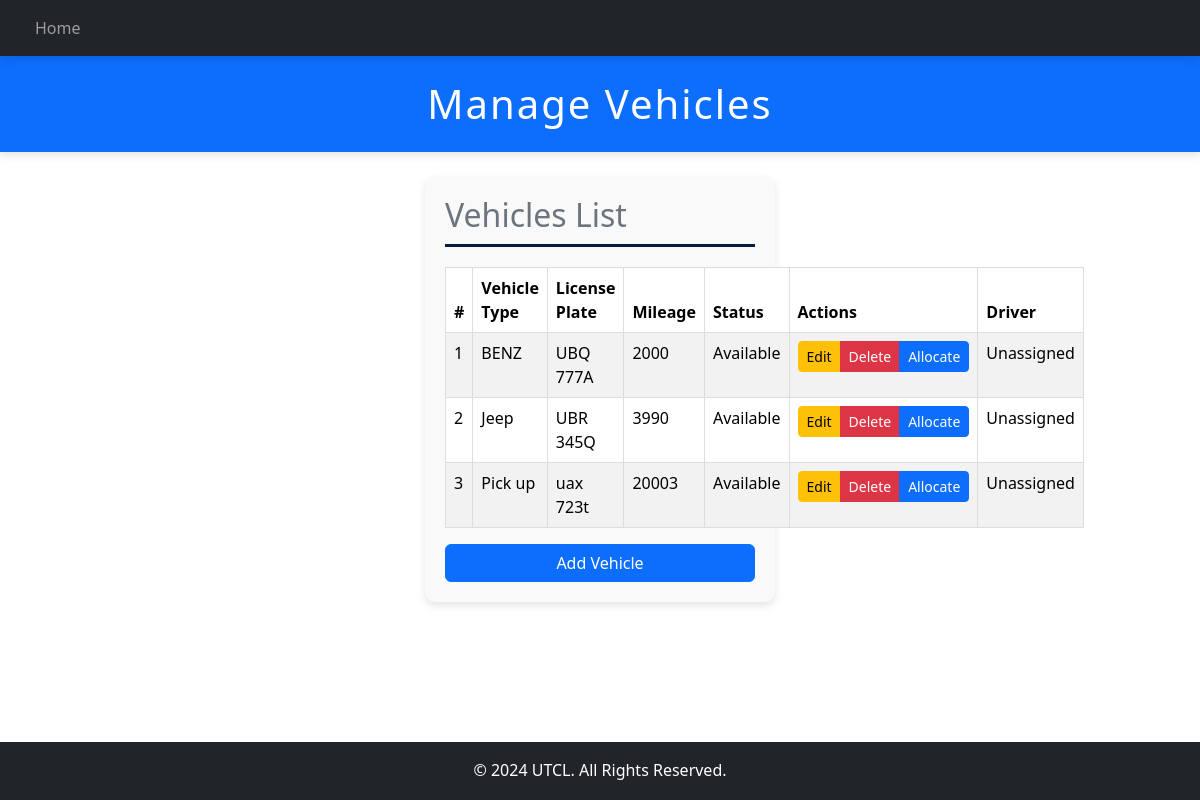
/vehicles/, run on the app's committed database.
### fleetApp/models.py (models this page shows, shortened)
class Vehicle(models.Model):
  STATUS = [
    ("Av", "Available"),
    ("Al", "Allocated")
  ]
  vehicle_plate = models.CharField(max_length=20)
  vehicle_type = models.CharField(max_length=50)
  mileage = models.PositiveIntegerField()
  engine_type = models.CharField(max_length=50)
  status = models.CharField(max_length=2, choices=STATUS, default="Available")

### fleetApp/views.py (the view)
# urls.py: path('vehicles/', views.vehicle_view, name='vehicle'),
def vehicle_view(request):
    vehicles = Vehicle.objects.all()
    return render(request, 'fleetApp/vehicle/vehicles.html', {'vehicles': vehicles})

### fleetApp/templates/fleetApp/vehicle/vehicles.html (shortened to what this page needs)
{% extends "main.html" %}
{% block header %}Manage Vehicles{% endblock %}
{% block content %}
<h2 class="text-secondary">Vehicles List</h2>
<table class="table table-striped">
    <thead>
        <tr>
            <th>#</th>
            <th>Vehicle Type</th>
            <th>License Plate</th>
            <th>Mileage</th>
            <th>Status</th>
            <th>Actions</th>
            <th>Driver</th>
        </tr>
    </thead>
    <tbody>
        {% for vehicle in vehicles %}
        <tr>
            <td>{{ forloop.counter }}</td>
            <td>{{ vehicle.vehicle_type }}</td>
            <td>{{ vehicle.vehicle_plate }}</td>
            <td>{{ vehicle.mileage }}</td>
            <td>{{ vehicle.status }}</td>
            <td>
                <div class="btn-group" role="group" aria-label="Actions">
                    <a href="{% url 'edit_vehicle' vehicle.id %}" class="btn btn-sm btn-warning">Edit</a>
                    <a href="{% url 'delete_vehicle' vehicle.id %}" class="btn btn-sm btn-danger" onclick="return confirm('Are you sure you want to delete this vehicle?');">Delete</a>
                    {% if vehicle.status == "Available" %}
                        <a href="{% url 'allocate_vehicle' vehicle.id %}" class="btn btn-sm btn-primary">Allocate</a>
                    {% else %}
                        <span class="badge bg-secondary">Allocated</span>
                    {% endif %}
                </div>
            </td>
            <td>
                {% if vehicle.driver_set.first %}
                    {{ vehicle.driver_set.first.driver_name }}
                {% else %}
                    Unassigned
                {% endif %}
            </td>
        </tr>
        {% endfor %}
    </tbody>
</table>
<button type="button" class="btn btn-primary" data-bs-toggle="modal" data-bs-target="#addVehicleModal">
    Add Vehicle
</button>
{% endblock %}

### fleetApp/templates/main.html (shortened to what this page needs)
<!DOCTYPE html>
<html lang="en">
<head>
    {% load static %}
    <link href="https://cdn.jsdelivr.net/npm/bootstrap@5.3.3/dist/css/bootstrap.min.css" rel="stylesheet">
    <link rel="stylesheet" href="{% static 'css/styles.css' %}">
</head>
<body>
    <nav class="navbar navbar-expand-lg navbar-dark bg-dark">
        <div class="container-fluid">
            <div >
                <ul class="navbar-nav">
                    <li class="nav-item"><a class="nav-link" href="{% url 'home' %}">Home</a></li>
                </ul>
            </div>
        </div>
    </nav>
    <header class="bg-primary text-white text-center py-4">
        <h1>{% block header %}Welcome to UTCL Fleet Management System{% endblock %}</h1>
    </header>
    <main class="container my-4">
        {% block content %}
        {% endblock %}
    </main>
    <footer class="bg-dark text-white text-center py-3 mt-auto">
        <p>&copy; 2024 UTCL. All Rights Reserved.</p>
    </footer>
</body>
</html>

### fleetApp/static/css/styles.css (style rules this page uses)
.container { width: 350px; padding: 20px; box-shadow: 0 4px 8px rgba(0, 0, 0, 0.1); border-radius: 10px; background-color: #f9f9f9; }
header { background-color: #001f3f; color: #fff; padding: 20px; text-align: center; box-shadow: 0 4px 8px rgba(0, 0, 0, 0.1); }
header h1 { margin: 0; font-size: 2.5em; letter-spacing: 2px; }
nav ul { list-style-type: none; padding: 0; }
nav ul li { display: inline; margin-right: 10px; }
nav { display: flex; justify-content: center; background-color: #FF851B; padding: 10px 0; box-shadow: 0 4px 8px rgba(0, 0, 0, 0.1); }
nav a { color: #fff; text-decoration: none; margin: 0 15px; padding: 10px 20px; border-radius: 5px; transition: background-color 0.3s ease; }
main { padding: 40px; background-color: #fff; color: #001f3f; max-width: 1200px; margin: auto; }
h2 { font-size: 2em; color: #FF851B; border-bottom: 3px solid #001f3f; padding-bottom: 10px; margin-bottom: 20px; }
p { font-size: 1.1em; line-height: 1.6; margin-bottom: 20px; }
button { width: 100%; padding: 10px; background-color: #FF851B; border: none; border-radius: 5px; color: #fff; font-size: 1em; cursor: pointer; transition: background-color 0.3s ease; }
button { background-color: #FF851B; color: #fff; border: none; padding: 15px 30px; font-size: 1em; border-radius: 5px; cursor: pointer; transition: background-color 0.3s ease, transform 0.3s ease; }
table { width: 100%; border-collapse: collapse; margin-top: 20px; }
table, th, td { border: 1px solid #ddd; }
th, td { padding: 8px; text-align: left; }
th { background-color: #f2f2f2; }
footer { background-color: #001f3f; color: #fff; text-align: center; padding: 20px; position: fixed; bottom: 0; width: 100%; }
footer p { margin: 0; font-size: 1em; }
input[type="submit"], button { padding: 12px; background-color: #001f3f; color: white; border: none; border-radius: 5px; font-size: 16px; cursor: pointer; transition: background-color 0.3s; }

### data on the page
Vehicle: vehicle_type "BENZ", vehicle_plate "UBQ 777A", mileage "2000", status "Available", shows "Allocate", shows "Unassigned"
Vehicle: vehicle_type "Jeep", vehicle_plate "UBR 345Q", mileage "3990", status "Available", shows "Allocate", shows "Unassigned"
Vehicle: vehicle_type "Pick up", vehicle_plate "uax 723t", mileage "20003", status "Available", shows "Allocate", shows "Unassigned"
